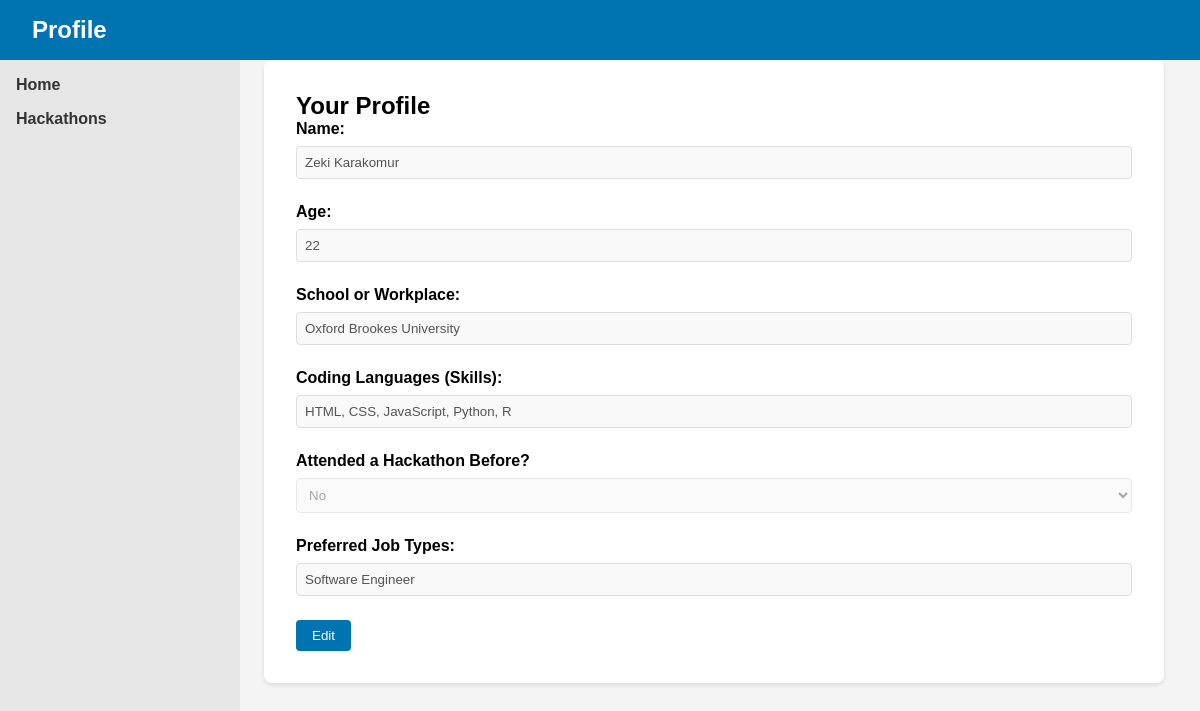
The page /profile (signed in) on the database as committed earlier.
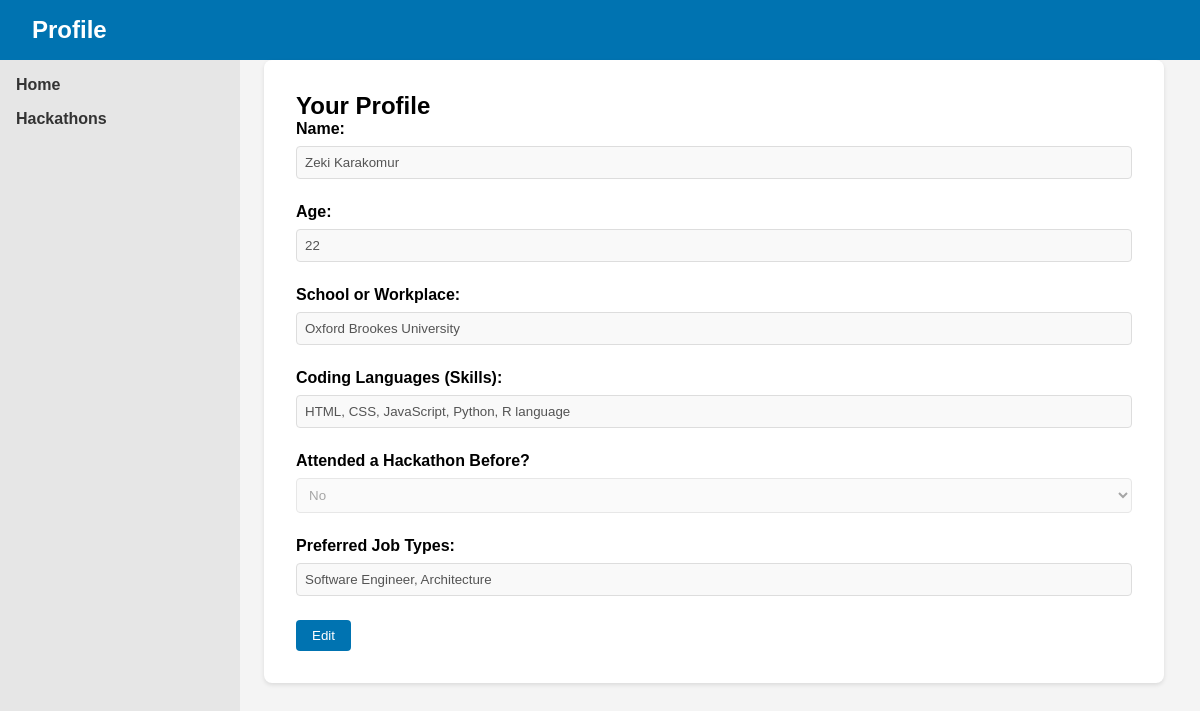
The same page on the database as committed later.
### tables this page shows
CREATE TABLE user_profiles (
    id INTEGER PRIMARY KEY AUTOINCREMENT,
    username TEXT UNIQUE,
    name TEXT,
    age INTEGER,
    school TEXT,
    skills TEXT,
    hackathon TEXT, preferred_jobs TEXT,
    FOREIGN KEY (username) REFERENCES users(username) ON DELETE CASCADE
);

### app.py (the view, shortened to what this page needs)
@app.route('/profile', methods=['GET', 'POST'])
def profile():
    if 'username' not in session:
        flash("Please log in to access your profile", "error")
        return redirect(url_for('home'))
    user_details = query_db("SELECT name, age, school, skills, hackathon, preferred_jobs FROM user_profiles WHERE username = ?", [session['username']], one=True)
    return render_template('profile.html', user_details=user_details)

### app.py (called while the page is built)
def get_db():
     db = sqlite3.connect('database.sqlite')
     db.row_factory = sqlite3.Row
     return db

def query_db(query, args=(), one=False):
     cur = get_db().execute(query, args)
     rv = cur.fetchall()
     cur.close()
     return (rv[0] if rv else None) if one else rv

### templates/profile.html (shortened to what this page needs)
<!DOCTYPE html>
<html lang="en">
<head>
    <link rel="stylesheet" href="{{ url_for('static', filename='css/profile.css') }}">
</head>
<body>
    <header>
        <div class="navbar">
            <h1>Profile</h1>
        </div>
    </header>
    <div class="container">
        <aside class="sidebar">
            <ul>
                <li><a href="/">Home</a></li>
                <li><a href="/hack">Hackathons</a></li>
            </ul>
        </aside>
        <main class="profile-content">
            <h2>Your Profile</h2>
            <form id="profileForm" method="POST">
                <div class="form-group">
                    <label for="name">Name:</label>
                    <input type="text" id="name" name="name" value="{{ user_details[0] }}" disabled>
                </div>
                <div class="form-group">
                    <label for="age">Age:</label>
                    <input type="number" id="age" name="age" value="{{ user_details[1] }}" disabled>
                </div>
                <div class="form-group">
                    <label for="school">School or Workplace:</label>
                    <input type="text" id="school" name="school" value="{{ user_details[2] }}" disabled>
                </div>
                <div class="form-group">
                    <label for="skills">Coding Languages (Skills):</label>
                    <input type="text" id="skills" name="skills" value="{{ user_details[3] }}" disabled>
                </div>
                <div class="form-group">
                    <label for="hackathon">Attended a Hackathon Before?</label>
                    <select id="hackathon" name="hackathon" disabled>
                        <option value="No" {% if user_details[4] == 'No' %}selected{% endif %}>No</option>
                    </select>
                </div>
                <div class="form-group">
                    <label for="preferred_jobs">Preferred Job Types:</label>
                    <input type="text" id="preferred_jobs" name="preferred_jobs" value="{{ user_details[5] }}" disabled>
                </div>
                <button type="button" id="editButton" onclick="enableEdit()">Edit</button>
            </form>
        </main>
    </div>
</body>
</html>

Rows that differ between the two databases and show on the page:
changed user_profiles "Zeki Karakomur": skills "HTML, CSS, JavaScript, Python, R" → "HTML, CSS, JavaScript, Python, R language"; preferred_jobs "Software Engineer" → "Software Engineer, Architecture"
